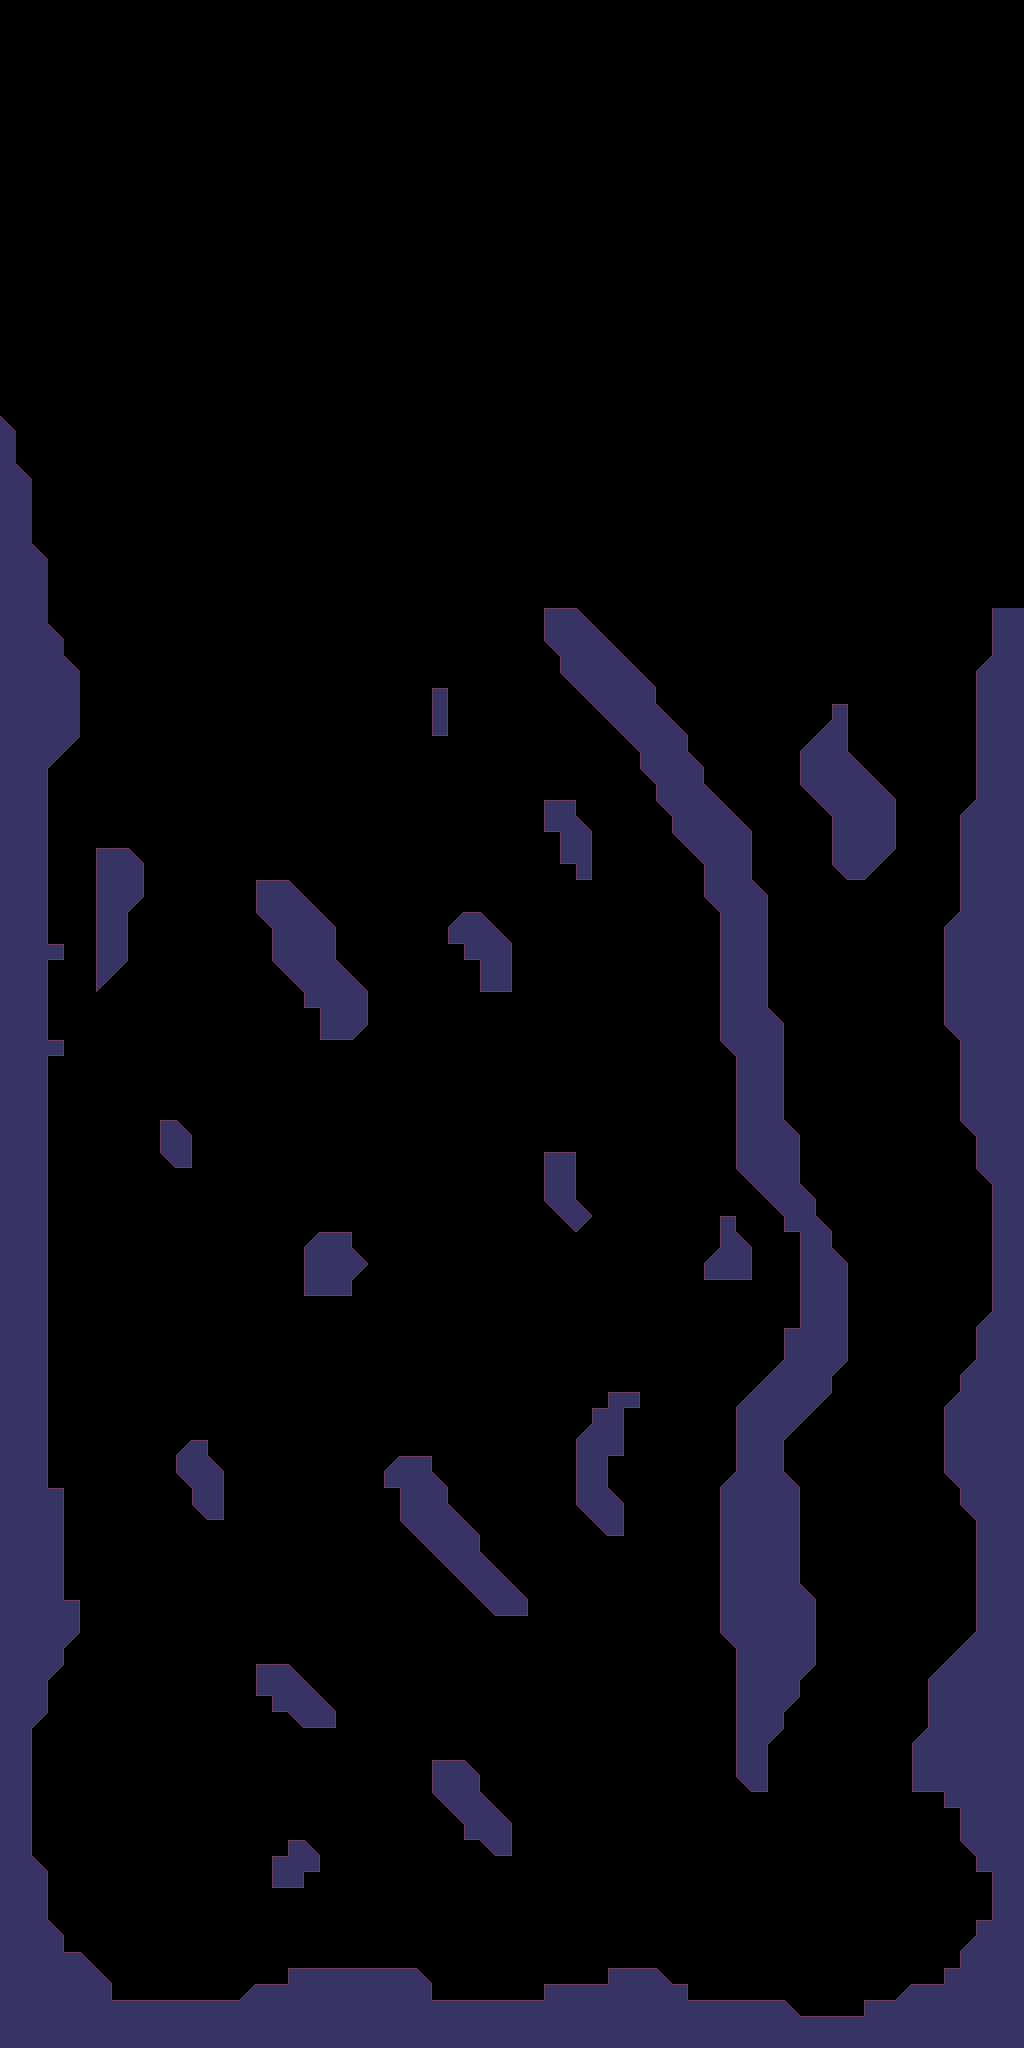

Tiled map render using the project's own tile images. Description and the map definition, with tile-layer contents summarised, below:
An orthogonal 64x128 tile map with 16x16 px tiles, 1 tile layer (Tile Layer 1).

<map version="1.2" tiledversion="1.3.1" orientation="orthogonal" renderorder="right-down" compressionlevel="0" width="64" height="128" tilewidth="16" tileheight="16" infinite="0" nextlayerid="3" nextobjectid="3">
 <tileset firstgid="1" source="bogTileset1.tsx" />
 <layer id="1" name="Tile Layer 1" width="64" height="128">
  <data>[8192 cells, 1460 non-empty, 18 distinct tile ids]</data>
 </layer>
 <objectgroup id="2" name="Occlusion" />
</map>
